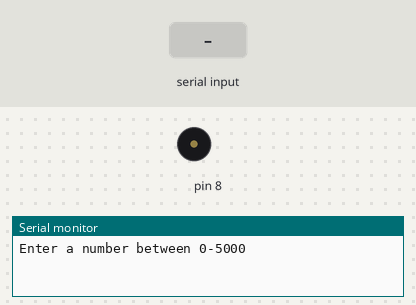
Recording of a sketch running on a simulated Arduino Uno, built with avr-gcc and run on an emulated ATmega328P. On the bench: buzzer (waves = sounding), the last lines printed to the serial monitor. The test bench sets the inputs (shaded band).

Above: at 1.2 s.
1.3 s: "90,45\n" received over Serial
At 2.9 s:
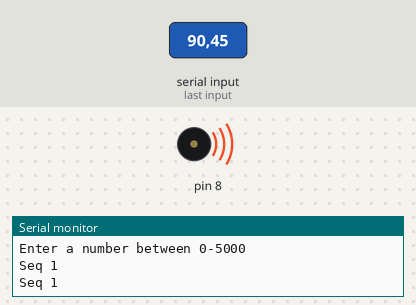
4.3 s: "30,150\n" received over Serial
At 6.8 s:
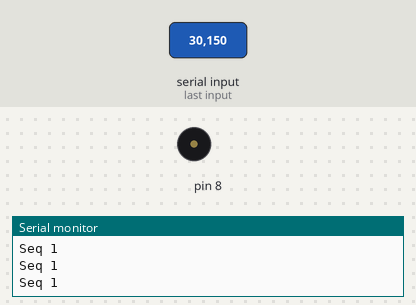
Timing chart, 0 to 8.3 s (numbered marks = the images above; inputs shaded):
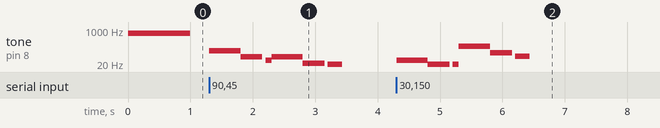

The sketch:

Tone.ino
```cpp
int ToneFreq = 700;

void setup() {
  // put your setup code here, to run once:
  Serial.begin(9600);
  Serial.println("Enter a number between 0-5000");
  tone(8, ToneFreq, 1000);

}

void loop() {
  // put your main code here, to run repeatedly:
  if(Serial.available()>0){
    ToneFreq = Serial.parseInt();


    //Seq 1
    Serial.println("Seq 1");
    tone(8, ToneFreq, 700);
    delay(500);
    tone(8, ToneFreq/2, 700/2);
    delay(400);
    tone(8, ToneFreq/3, 700/3);
    delay(100);
  }


}
```

Measured:
- after the input at 1.3 s, tone on pin 8: plays 90 Hz for 0.50 s, 45 Hz for 0.35 s, 30 Hz for 0.10 s, 45 Hz for 0.50 s, 22 Hz for 0.35 s, 15 Hz for 0.23 s, starting at once
- after the input at 4.3 s, tone on pin 8: plays 30 Hz for 0.50 s, 15 Hz for 0.35 s, 10 Hz for 0.10 s, 150 Hz for 0.50 s, 75 Hz for 0.35 s, 50 Hz for 0.23 s, starting at once
